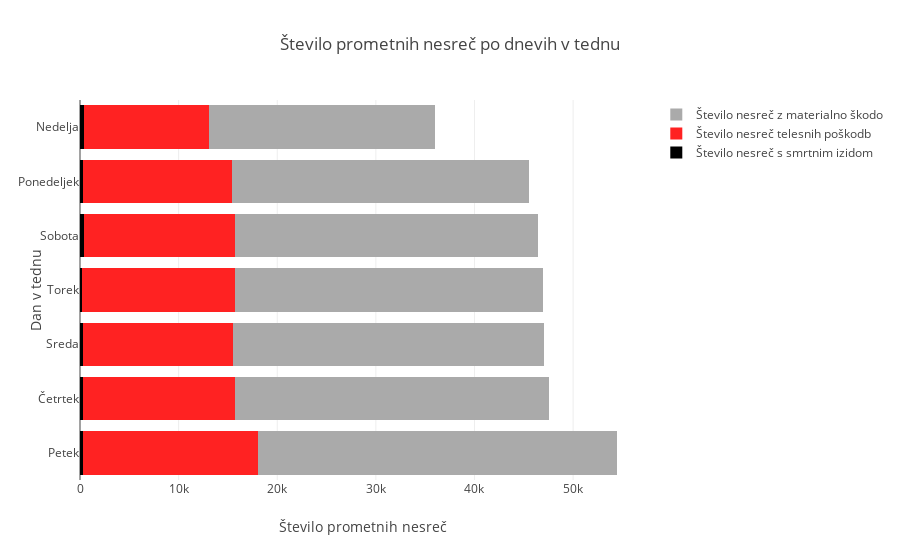

Source (notebook cell):
### Code cell
# draws plot
trace1 = go.Bar(
    y=dnevi_sum["dan_v_tednu"],
    x=dnevi_sum["st_smrt"],
    name='Število nesreč s smrtnim izidom',
    orientation = "h",
    marker=dict(
        color='#000000',
    )
    
)
trace2 = go.Bar(
    y=dnevi_sum["dan_v_tednu"],
    x=dnevi_sum["st_telesna_poskodba"],
    name='Število nesreč telesnih poškodb',
    orientation = "h",
    marker=dict(
        color='#FF2222',
    )
)
trace3 = go.Bar(
    y=dnevi_sum["dan_v_tednu"],
    x=dnevi_sum["st_materialna_skoda"],
    name='Število nesreč z materialno škodo',
    orientation = "h",
    marker=dict(
        color='#AAAAAA',
    )
)

data = [trace1, trace2, trace3]
layout = go.Layout(
    barmode='stack',
    title="Število prometnih nesreč po dnevih v tednu",
    xaxis=dict(
        title="Število prometnih nesreč"
    ),
    yaxis=dict(
        title="Dan v tednu"
    )
)

fig = go.Figure(data=data, layout=layout)
iplot(fig, filename='stacked-bar')

### Figure 1 — Plotly figure (JSON) as saved in the notebook; plotly's stock layout.template omitted (floating-point values rounded to 4 significant figures)
{"data": [{"marker": {"color": "#000000"}, "name": "Število nesreč s smrtnim izidom", "orientation": "h", "type": "bar", "x": [316, 289, 256, 244, 379, 299, 362], "y": ["Petek", "Četrtek", "Sreda", "Torek", "Sobota", "Ponedeljek", "Nedelja"]}, {"marker": {"color": "#FF2222"}, "name": "Število nesreč telesnih poškodb", "orientation": "h", "type": "bar", "x": [17686, 15416, 15276, 15513, 15374, 15146, 12762], "y": ["Petek", "Četrtek", "Sreda", "Torek", "Sobota", "Ponedeljek", "Nedelja"]}, {"marker": {"color": "#AAAAAA"}, "name": "Število nesreč z materialno škodo", "orientation": "h", "type": "bar", "x": [36423, 31877, 31562, 31237, 30683, 30115, 22853], "y": ["Petek", "Četrtek", "Sreda", "Torek", "Sobota", "Ponedeljek", "Nedelja"]}], "layout": {"barmode": "stack", "title": "Število prometnih nesreč po dnevih v tednu", "xaxis": {"title": "Število prometnih nesreč"}, "yaxis": {"title": "Dan v tednu"}}}
